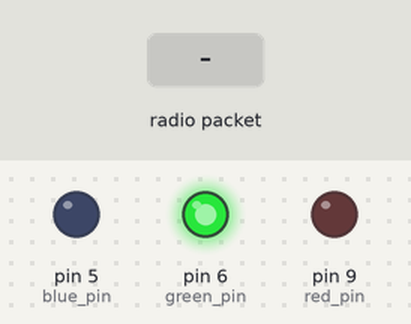
Recording of a sketch running on a simulated Arduino Uno, built with avr-gcc and run on an emulated ATmega328P. On the bench: output pins drawn as LEDs (lit = HIGH). The inputs (shaded band) are chosen by the test bench. No radio packets arrive unless stated; what the sketch prints to the serial monitor is not drawn.

Above: at 0.01 s.
At 1.3 s:
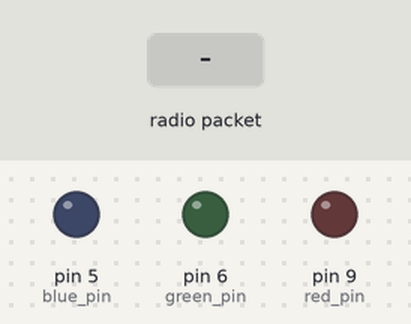
1.4 s: radio packet "1" arrives
At 2.7 s:
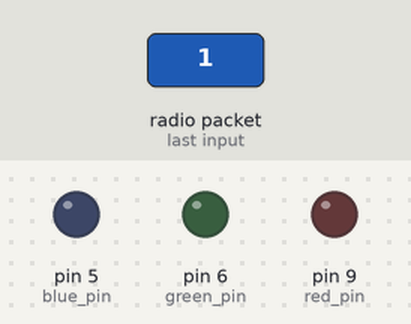
Timing chart, 0 to 4.4 s (numbered marks = the images above; inputs shaded):
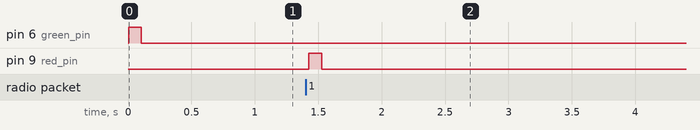

Measured:
- after the input at 1.4 s, pin 9 (red_pin): LOW → HIGH at once, → LOW 0.10 s later

The sketch:

smartyDaviduino1.ino
```cpp
#include <SPI.h>
#include "RF24.h"

/****************** User Config ***************************/
/***      Set this radio as radio number 0 or 1         ***/
bool radioNumber = 1;

/* Hardware configuration: Set up nRF24L01 radio on SPI bus plus pins 7 & 8 */
RF24 radio(10,8);
//RF24 radio(9,10);
/**********************************************************/

byte addresses[][6] = {"1Node","2Node"};

// Used to control whether this node is sending or receiving
bool role = 0;

#define BUFFER_LENGTH 32
char command[BUFFER_LENGTH];
//char report[BUFFER_LENGTH];
char report[BUFFER_LENGTH] = "Smarty periodic report";
const char sync[] = "#smarty#";
int len = 0;
char cmd = 0;
byte device_id = 0;

const short blue_pin = 5;
const short green_pin = 6;
const short red_pin = 9;

void setup() {
  Serial.begin(57600);
  Serial.println(F("Smarty Daviduino v1"));

  pinMode(red_pin, OUTPUT);
  pinMode(green_pin, OUTPUT);
  pinMode(blue_pin, OUTPUT);

  radio.begin();

  // Set the PA Level low to prevent power supply related issues since this is a
 // getting_started sketch, and the likelihood of close proximity of the devices. RF24_PA_MAX is default.
  radio.setPALevel(RF24_PA_LOW);
  radio.enableAckPayload();
  radio.setCRCLength(RF24_CRC_16);
  radio.setDataRate(RF24_1MBPS);
  radio.setChannel(90);
  radio.setPayloadSize(32);

  // Open a writing and reading pipe on each radio, with opposite addresses
  if(radioNumber){
    radio.openWritingPipe(addresses[1]);
    radio.openReadingPipe(1,addresses[0]);
  }else{
    radio.openWritingPipe(addresses[0]);
    radio.openReadingPipe(1,addresses[1]);
  }

  // Start the radio listening for data
  radio.startListening();

  digitalWrite(green_pin, HIGH);
  delay(100);
  digitalWrite(green_pin, LOW);
}

void loop() {
  if( radio.available()){
    radio.read(command, 32);             // Get the payload

    // and now process the command
    //...
    digitalWrite(red_pin, HIGH);
    delay(100);
    digitalWrite(red_pin, LOW);
  }

  {
    radio.stopListening();                                        // First, stop listening so we can talk
    radio.write(report, 32);              // Send the final one back.
    radio.startListening();                                       // Now, resume listening so we catch the next packets.
    //Serial.print(F("Sent response "));
    //Serial.write((const unsigned char*)buffer, 32);
    delay(100);
  }
} // Loop
```
